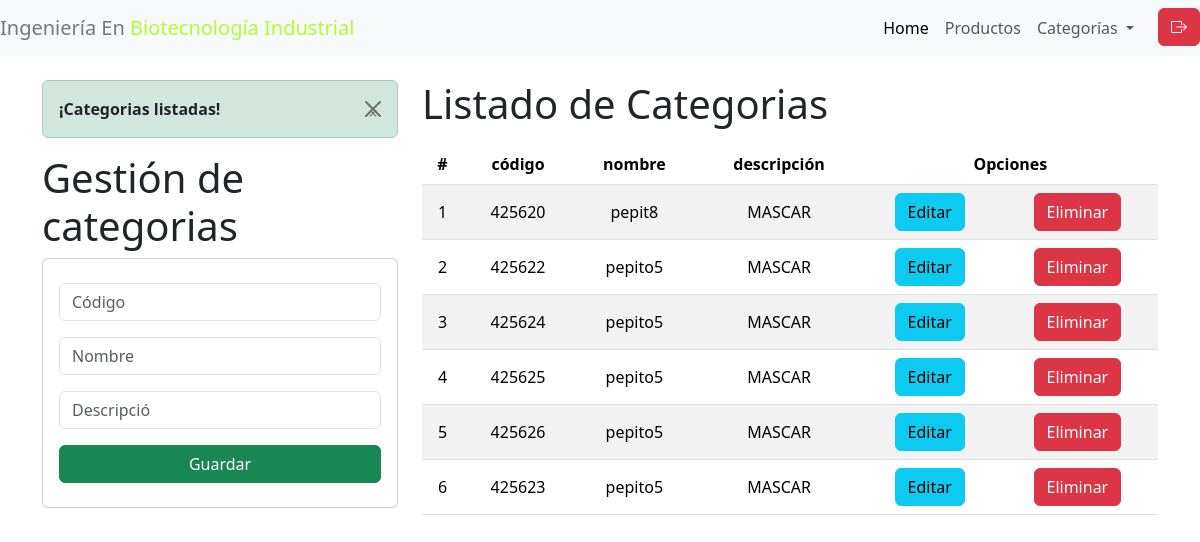
Before: / (signed in) with the older database file.
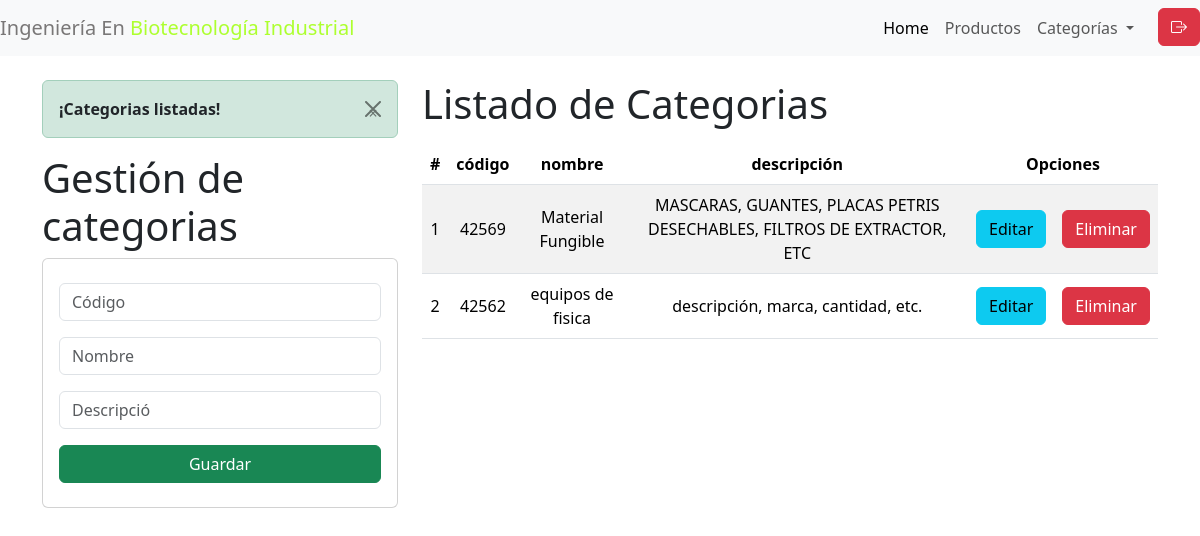
After: the same page with the newer database file.
### aplicaciones/appGestionInventario/models.py (models this page shows, shortened)
class Categorias(models.Model):
    cod_categoria = models.CharField(max_length=5, primary_key=True)
    nombre_categoria = models.CharField(max_length=25)
    descripcion = models.CharField(max_length=255)

### aplicaciones/appGestionInventario/views.py (the view)
# urls.py: path('', views.home, name='home'),
@login_required
def home(request):
    categoriasListadas = Categorias.objects.all()
    messages.success(request, '¡Categorias listadas!')  # Mensaje que se mostrará en la plantilla
    return render(request, "gestionCategoria.html", {
        "categorias": categoriasListadas,
        "mensaje": "Hola manos"  # Agregamos el mensaje aquí
    })

### aplicaciones/appGestionInventario/templates/gestionCategoria.html (shortened to what this page needs)
{% extends "./base.html" %}
{% block body %}
<div class="row">
    <div class="col-sm-12 col-md-6 col-lg-4 col-xl-4">
        {% if messages %}
        {% for message in messages %}
        <div class="alert alert-dismissible alert-success">
            <button type="button" class="btn-close" data-dismiss="alert">&times;</button>
            <strong class="text-dark">{{ message }}</strong>
        </div>
        {% endfor %}
        {% endif %}
        <h1>Gestión de categorias</h1>
        <div class="card py-2">
            <div class="card-body">
                <form action="/registrarCategoria/" method="POST"> {% csrf_token %}
                    <div class="form-group mb-3">
                        <input type="text" id="txtCodigo" name="txtCodigo" class="form-control" placeholder="Código" minlength="5" maxlength="6" required>
                    </div>
                    <div class="form-group mb-3">
                        <input type="text" id="txtNombre" name="txtNombre" class="form-control" placeholder="Nombre" maxlength="50" required>
                    </div>
                    <div class="form-group mb-3">
                        <input type="text" id="txtDescripcion" name="txtDescripcion" class="form-control" placeholder="Descripció" minlength="6" maxlength="100" required>
                    </div>
                    <div class="form-group">
                        <button type="submit" class="btn btn-success btn-block text-white w-100">Guardar</button>
                    </div>
                </form>
            </div>
        </div>
    </div>
    <div class="col-sm-12 col-md-6 col-lg-8 col-xl-8">
        <h1>Listado de Categorias</h1>
        <div class="table-responsive py-2">
            <table class="table table-striped">
                <thead>
                    <tr>
                        <th>#</th>
                        <th>código</th>
                        <th>nombre</th>
                        <th>descripción</th>
                        <th colspan="2">Opciones</th>
                    </tr>
                </thead>
                <tbody>
                    {% for c in categorias %}
                    <tr>
                        <td>{{forloop.counter}}</td>
                        <td>{{c.cod_categoria}}</td>
                        <td>{{c.nombre_categoria}}</td>
                        <td>{{c.descripcion}}</td>
                        <td><a href="edicionCategoria/{{c.cod_categoria}}" class="btn btn-info">Editar</a></td>
                        <td><a href="eliminarCategoria/{{c.cod_categoria}}" class="btn btn-danger btnEliminacion">Eliminar</a></td>
                    </tr>
                    {% endfor %}
                </tbody>
            </table>
        </div>
    </div>
</div>
{% endblock%}

### aplicaciones/appGestionInventario/templates/base.html (shortened to what this page needs)
{% load static %}
<!DOCTYPE html>
<html lang="en">
<head>
    <link rel="stylesheet" href="https://cdn.jsdelivr.net/npm/bootstrap@5.3.3/dist/css/bootstrap.min.css"
>
    <link rel="stylesheet" href="https://cdn.jsdelivr.net/npm/bootstrap-icons/font/bootstrap-icons.css">
    <link rel="stylesheet" href="{% static 'css/style.css' %}">
</head>
<body>
    {% if user.is_authenticated %}
    <nav class="navbar navbar-expand-lg navbar-light bg-light">
        <a class="navbar-brand tex-center" href="#">
            <span class="Gris">Ingeniería En</span>
            <span class="Verde">Biotecnología Industrial</span>
        </a>
        <div class="collapse navbar-collapse" id="navbarNavAltMarkup">
            <div class="navbar-nav ms-auto">
                <a class="nav-item nav-link active" href="#">Home</a>
                <a class="nav-item nav-link" href="#">Productos</a>
                <li class="nav-item dropdown">
                    <a class="nav-link dropdown-toggle" href="#" id="navbarDropdownMenuLink" data-bs-toggle="dropdown" aria-haspopup="true" aria-expanded="false">
                        Categorías
                    </a>
                </li>
                <form action="{% url 'logout' %}" method="post" style="display:inline;">
                    <button class="btn btn-danger ms-3" type="submit">
                        <i class="bi bi-box-arrow-right"></i>
                    </button>
                </form>
            </div>
        </div>
    </nav>
    {% endif %}
    <div class="container py-4">
        {% block body %}
        {% endblock %}
    </div>
</body>
</html>

### aplicaciones/appGestionInventario/static/css/style.css (style rules this page uses)
th, td { text-align: center; vertical-align: middle; }
.Gris { color: rgb(121, 119, 119); }
.Verde { color: greenyellow; }

Changed rows visible on the page:
removed Categorias: cod_categoria "425620", nombre_categoria "pepit8", descripcion "MASCAR"
removed Categorias: cod_categoria "425622", nombre_categoria "pepito5", descripcion "MASCAR"
removed Categorias: cod_categoria "425624", nombre_categoria "pepito5", descripcion "MASCAR"
removed Categorias: cod_categoria "425625", nombre_categoria "pepito5", descripcion "MASCAR"
removed Categorias: cod_categoria "425626", nombre_categoria "pepito5", descripcion "MASCAR"
removed Categorias: cod_categoria "425623", nombre_categoria "pepito5", descripcion "MASCAR"
added Categorias: cod_categoria "42569", nombre_categoria "Material Fungible", descripcion "MASCARAS, GUANTES, PLACAS PETRIS DESECHABLES, FILTROS DE EXTRACTOR, ETC"
added Categorias: cod_categoria "42562", nombre_categoria "equipos de fisica", descripcion "descripción, marca, cantidad, etc."
